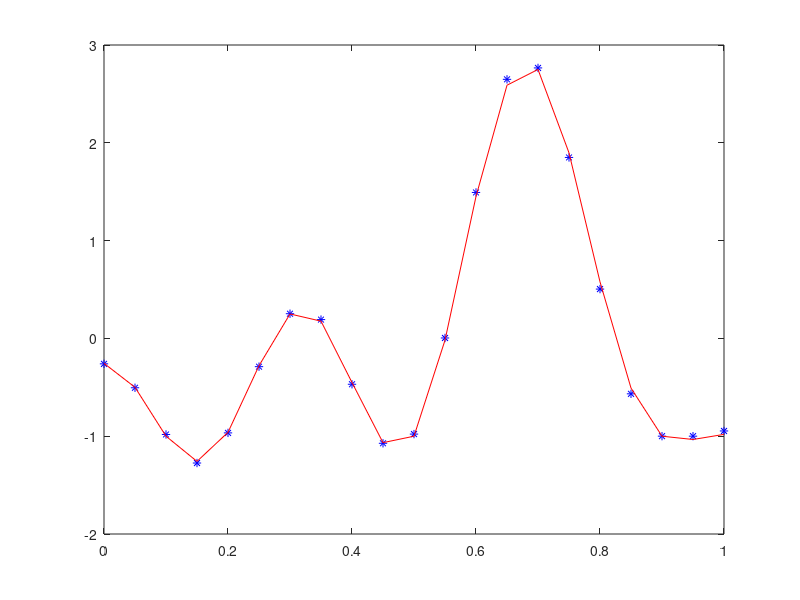
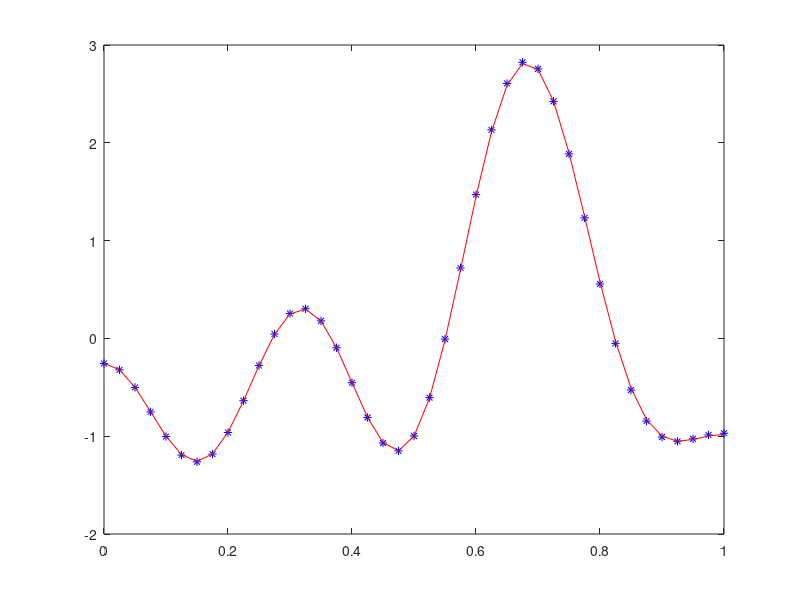
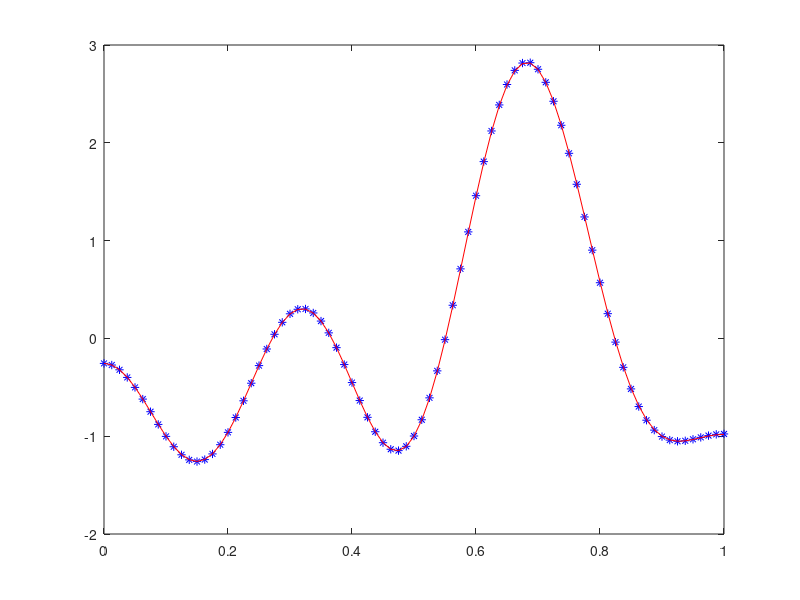
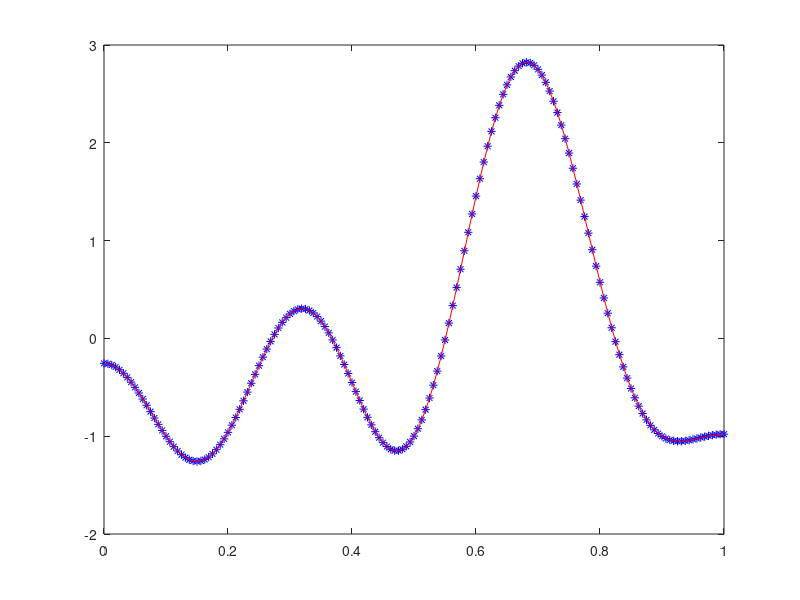

The MATLAB source for these figures, in order:
close all;
N = [21 41 81 161 321];
x0 = 0;
xN = 1;
h = (xN-x0)./(N-1);
k = zeros(1,length(N));
k2 = zeros(1,length(N));
t0 = 0;
T = 0.7;
c = 1;
lambda = pi*c/xN;

%%%%%% Initial data %%%%%%
u_x0 = 0; u_xN = 0; % Neumann
u0 = @(x) cos(lambda.*x/c) + 2*cos(2*lambda.*x/c) + cos(3*lambda.*x/c) + cos(4*lambda.*x/c) + cos(5*lambda.*x/c) + cos(6*lambda.*x/c);
u0_t = 0;
u_exact = @(x,t) cos(lambda.*t)*cos(lambda.*x/c) + cos(2*lambda.*t)*2*cos(2*lambda.*x/c) + cos(3*lambda.*t)*cos(3*lambda.*x/c)+ cos(4*lambda.*t)*cos(4*lambda.*x/c) + cos(5*lambda.*t)*cos(5*lambda.*x/c) + cos(6*lambda.*t)*cos(6*lambda.*x/c);
%%%%%%%%%%%%%%%%%%%%%%%%%%

e1 = cell(1,length(N));
eN = cell(1,length(N));
d1 = cell(1,length(N));
dN = cell(1,length(N));
H = cell(1,length(N));
M = cell(1,length(N));
D2 = cell(1,length(N));
u = cell(1, length(N));
error = cell(1, length(N));
x = cell(1, length(N));
t = cell(1, length(N));
for j = 1:length(N)
   e1{1,j} = zeros(1,N(j));
   eN{1,j} = zeros(1,N(j));
   d1{1,j} = zeros(1,N(j));
   dN{1,j} = zeros(1,N(j));
   e1{1,j}(1,1) = 1;   
   eN{1,j}(1,end) = 1;
   %%%%%% second-order D2%%%%%% 
%    d1{1,j}(1,1:3) = 1/h(j)*[-3/2 2 -1/2];
%    dN{1,j}(1,(end-2):end) = 1/h(j)*[1/2 -2 3/2];
%    H{1,j} = h(j)*diag(ones(1,N(j)));
%    H{1,j}(1,1) = H{1,j}(1,1)/2; 
%    H{1,j}(end,end) = H{1,j}(end,end)/2;
%    M{1,j} = (1/h(j))*(zeros(N(j))  + diag(2*ones(N(j) ,1)) + diag(-ones(N(j)-1,1), 1) + diag(-ones(N(j)-1,1), -1));  
%    M{1,j}(1,1) = M{1,j}(1,1)/2; 
%    M{1,j}(end,end) = M{1,j}(end,end)/2;

   %%%%%% fourth-order D2%%%%%%
   d1{1,j}(1,1:4) = 1/h(j)*[11/6 -3 3/2 -1/3];
   dN{1,j}(1,(end-3):end) = 1/h(j)*[1/3 -3/2 3 -11/6];
   H{1,j} = diag(ones(1,N(j)));
   H{1,j}(1,1) = 17/48; H{1,j}(end,end) = 17/48;
   H{1,j}(2,2) = 59/48; H{1,j}(end-1,end-1) = 59/48;
   H{1,j}(3,3) = 43/48; H{1,j}(end-2,end-2) = 43/48;
   H{1,j}(4,4) = 49/48; H{1,j}(end-3,end-3) = 49/48;
   H{1,j} = h(j) * H{1,j};
   M{1,j} = (zeros(N(j))  + diag(5/2*ones(N(j) ,1)) + diag(-4/3*ones(N(j)-1,1), 1) + diag(-4/3*ones(N(j)-1,1), -1) + diag(1/12*ones(N(j)-2,1), 2) + diag(1/12*ones(N(j)-2,1), -2));  
   M_U1 = [9/8 -59/48 1/12 1/48]; M_U2 = [-59/48 59/24 -59/48 0]; M_U3 = [1/12 -59/48 55/24 -59/48]; M_U4 = [1/48 0 -59/48 59/24];
   M{1,j}(1,1:4) = M_U1; M{1,j}(2,1:4) = M_U2; M{1,j}(3,1:4) = M_U3; M{1,j}(4,1:4) = M_U4;
   M{1,j}(end,(end-3):end) = fliplr(M_U1); M{1,j}(end-1,(end-3):end) = fliplr(M_U2); M{1,j}(end-2,(end-3):end) = fliplr(M_U3); M{1,j}(end-3,(end-3):end) = fliplr(M_U4);
   M{1,j} = 1/h(j) * M{1,j};
   %%%%%%%%%%%%%%%%%%%%%%%%%%%%
   
   %%%%%%%%%%%%%%%%%%%%%%%%%%%%
   D2{1,j} = H{1,j}\(-M{1,j}-e1{1,j}'*d1{1,j}+eN{1,j}'*dN{1,j});
   %%%%%%%%%%%%%%%%%%%%%%%%%%%%
   
   %%%%%%% timestep %%%%%%%
%    k(j) = 2*h(j)/sqrt(max(abs(eig(c^2.*(D2{1,j} + H{1,j}\(e1{1,j}'*d1{1,j}) - H{1,j}\(eN{1,j}'*dN{1,j})))))); 
   k(j) = 0.01*h(j)/c; 
   %%%%%%%%%%%%%%%%%%%%%%%%
   
   x{1,j} = linspace(x0, xN, N(j));
   t{1,j} = linspace(t0, T, (T-t0)/k(j));
   u{1,j} = zeros(length(x{1,j}), length(t{1,j}));
   error{1,j} = zeros(1, length(t{1,j}));
   %%%%% Initial data %%%%%%%%%
   u{1,j}(:,1) = u0(x{1,j});
   u{1,j}(:,2) = k(j)*u0_t + k(j)^2/2*c^2*(D2{1,j}*u{1,j}(:,1)+ H{1,j}\(e1{1,j}'*(d1{1,j}*u{1,j}(:,1)-u_x0)) - H{1,j}\(eN{1,j}'*(dN{1,j}*u{1,j}(:,1)-u_xN))) + u{1,j}(:,1);
   %%%%%%%%%%%%%%%%%%%%%%%%%%%%
    pause on;
   for n = 3:length(t{1,j})
       u{1,j}(:,n) = k(j)^2*c^2.*(D2{1,j}*u{1,j}(:,n-1) + H{1,j}\(e1{1,j}'*(d1{1,j}*u{1,j}(:,n-1)-u_x0)) - H{1,j}\(eN{1,j}'*(dN{1,j}*u{1,j}(:,n-1)-u_xN))) + 2*u{1,j}(:,n-1) - u{1,j}(:,n-2);
       error{1,j}(1,n) = norm(-u{1,j}(:,n)'+ u_exact(x{1,j},t{1,j}(n)),2)/sqrt(N(j));
%        figure(j);
%        plot(x{1,j},u{1,j}(:,n),'*b');
%        hold on;
%        plot(x{1,j},u_exact(x{1,j},t{1,j}(n)),'r');
%        axis([x0 xN -4 7]);
%        pause(0.0001);
%        hold off;
   end   
   figure(j);
   plot(x{1,j},u{1,j}(:,end),'*b');
   hold on;
   plot(x{1,j},u_exact(x{1,j},t{1,j}(end)),'r');
   hold off;
end
figure(j+1);
err = zeros(1, length(N));
for j=1:length(err)
   err(j) = norm(-u{1,j}(:,end)'+ u_exact(x{1,j},t{1,j}(end)),2)/sqrt(N(j));
end
p = polyfit(log(h),log(err),1);
y = polyval(p,log(h));
loglog(h, exp(y),'r',h,err, 'b*');
legend([num2str(p(1)),'log(h) + ', num2str(p(2))],'Error');
xlabel('log(h)');
ylabel('log(error)');
title('Error estimation');
